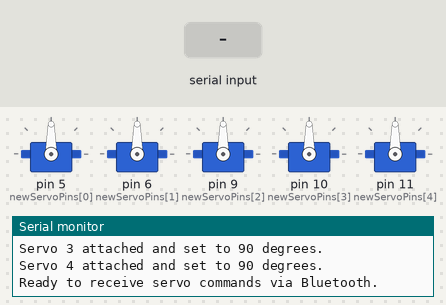
The program below on a simulated Arduino Uno, built with avr-gcc and run on an emulated ATmega328P. Shown: 5 × servo, the last lines printed to the serial monitor. The test bench sets the inputs (shaded band).

Above: at 1.4 s.
1.5 s: ",\n" received over the second serial link
At 2.2 s:
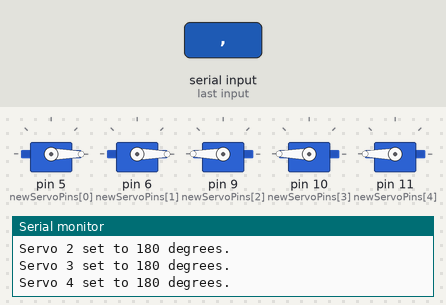
3.1 s: "90\n" received over the second serial link
At 4.3 s:
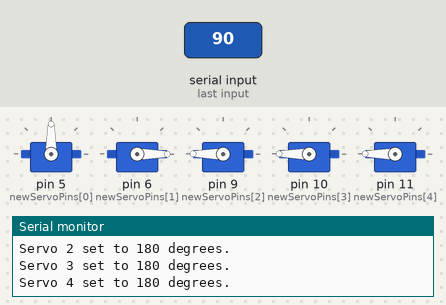
4.6 s: "1,90,45\n" received over the second serial link
At 5.1 s:
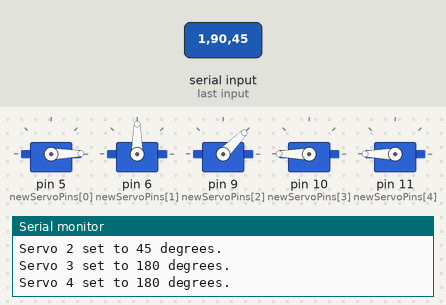
6.1 s: "90,45\n" received over the second serial link
At 7.3 s:
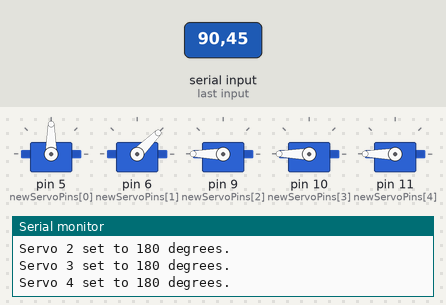
7.6 s: "30,150\n" received over the second serial link
At 8.0 s:
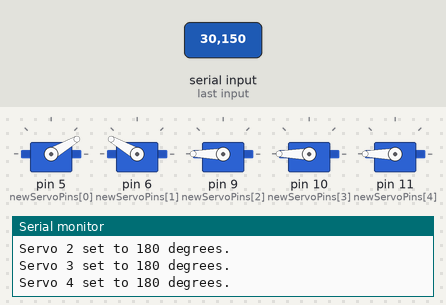
9.1 s: "5\n" received over the second serial link
At 10.3 s:
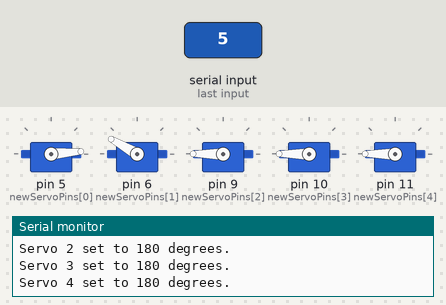
Timing chart, 0 to 11.6 s (numbered marks = the images above; inputs shaded):
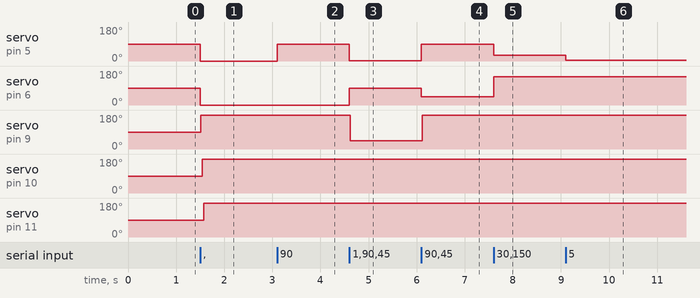

The program:

main.cpp
```cpp
#include <Servo.h>
#include <SoftwareSerial.h> // Include the SoftwareSerial library
#include <HardwareSerial.h>
#include <Arduino.h>

// --- HC-05 SoftwareSerial Pins ---
// Define RX and TX pins for SoftwareSerial.
// Choose any digital pins other than 0 (RX) and 1 (TX) which are used by hardware Serial.
// Common choices are pins 2 and 3, or 10 and 11, etc.
// IMPORTANT: Connect HC-05's TX to Arduino's RX_PIN (e.g., 2)
//            Connect HC-05's RX to Arduino's TX_PIN (e.g., 3) -- REMEMBER VOLTAGE DIVIDER FOR HC-05 RX!
const int HC05_RX_PIN = 2; // Arduino pin connected to HC-05 TX
const int HC05_TX_PIN = 3; // Arduino pin connected to HC-05 RX (via voltage divider)

SoftwareSerial bluetooth(HC05_RX_PIN, HC05_TX_PIN); // Create SoftwareSerial object

// --- Servo Configuration ---
const int NUM_SERVOS = 5;
Servo myServos[NUM_SERVOS];

// Assign PWM pins for each servo. These should be PWM capable pins (marked with ~ on Uno).
const int servoPins[NUM_SERVOS] = {3, 5, 6, 9, 10}; // Example PWM pins.
                                                   // Note: Pin 3 is used by SoftwareSerial TX here,
                                                   //       so if it's a PWM pin, it might conflict.
                                                   //       Let's adjust to avoid overlap if possible.
                                                   //       We'll change HC05_TX_PIN to 4.

/*
Let's re-evaluate the pins to avoid potential conflicts:
- Hardware Serial: Pins 0 (RX) and 1 (TX) - Used for USB communication/uploading.
- SoftwareSerial: HC05_RX_PIN (e.g., 2), HC05_TX_PIN (e.g., 4)
- Servos: PWM pins like 5, 6, 9, 10, 11
So, our chosen pins look good.
*/

// Updated HC-05 SoftwareSerial Pins to avoid conflicts if servo 3 was intended for PWM
const int New_HC05_RX_PIN = 2; // Arduino pin connected to HC-05 TX
const int New_HC05_TX_PIN = 4; // Arduino pin connected to HC-05 RX (via voltage divider)

SoftwareSerial newBluetooth(New_HC05_RX_PIN, New_HC05_TX_PIN); // Create SoftwareSerial object

// Updated Servo Pins after re-evaluation
const int newServoPins[NUM_SERVOS] = {5, 6, 9, 10, 11}; // Example PWM pins

void setup() {
  // Initialize hardware serial for debugging (to Serial Monitor)
  Serial.begin(9600);
  Serial.println("Arduino Initializing...");

  // Initialize SoftwareSerial for HC-05 communication
  newBluetooth.begin(9600); // HC-05 default baud rate is often 9600 or 38400
  newBluetooth.println("HC-05 Ready!");

  // Attach servos to their respective pins and set initial position
  for (int i = 0; i < NUM_SERVOS; i++) {
    myServos[i].attach(newServoPins[i]);
    myServos[i].write(90); // Initial position (center 90 degrees)
    Serial.print("Servo ");
    Serial.print(i);
    Serial.println(" attached and set to 90 degrees.");
  }

  Serial.println("Ready to receive servo commands via Bluetooth.");
}

void loop() {
  if (newBluetooth.available()) { // Check if data is available from HC-05
    String data = newBluetooth.readStringUntil('\n'); // Read until newline character
    data.trim(); // Remove any leading/trailing whitespace

    // Optional: Print received data to Serial Monitor for debugging
    Serial.print("Received data: \"");
    Serial.print(data);
    Serial.println("\"");

    int servoValues[NUM_SERVOS];
    int currentServo = 0;
    String currentNumber = "";

    // Parse the comma-separated values (CSV) string
    for (int i = 0; i < data.length(); i++) {
      char c = data.charAt(i);
      if (c == ',') {
        if (currentServo < NUM_SERVOS) {
          servoValues[currentServo] = currentNumber.toInt();
          currentServo++;
          currentNumber = "";
        }
      } else {
        currentNumber += c;
      }
    }
    // Add the last number after the loop
    if (currentServo < NUM_SERVOS) {
      servoValues[currentServo] = currentNumber.toInt();
    }

    // Write the received values to the servos
    for (int i = 0; i < NUM_SERVOS; i++) {
      // Basic bounds checking on Arduino side for robustness.
      // Python app should already send values within 0-180,
      // but this adds an extra layer of safety.
      int angle = constrain(servoValues[i], 0, 180);
      myServos[i].write(angle);
      Serial.print("Servo ");
      Serial.print(i);
      Serial.print(" set to ");
      Serial.print(angle);
      Serial.println(" degrees.");
    }
  }

  // You can add other Arduino logic here if needed
}
```

Measured:
- after the input at 1.5 s, servo on pin 5 (newServoPins[0]), servo on pin 6 (newServoPins[1]): 90° → 0° at once; servo on pin 9 (newServoPins[2]), servo on pin 10 (newServoPins[3]): 90° → 180° at once; servo on pin 11 (newServoPins[4]): 90° → 180° after 0.07 s
- after the input at 3.1 s, servo on pin 5 (newServoPins[0]): 0° → 90° at once
- after the input at 4.6 s, servo on pin 5 (newServoPins[0]): 90° → 1° at once; servo on pin 6 (newServoPins[1]): 0° → 90° at once; servo on pin 9 (newServoPins[2]): 180° → 45° at once
- after the input at 6.1 s, servo on pin 5 (newServoPins[0]): 1° → 90° at once; servo on pin 6 (newServoPins[1]): 90° → 45° at once; servo on pin 9 (newServoPins[2]): 45° → 180° at once
- after the input at 7.6 s, servo on pin 5 (newServoPins[0]): 90° → 30° at once; servo on pin 6 (newServoPins[1]): 45° → 150° at once
- after the input at 9.1 s, servo on pin 5 (newServoPins[0]): 30° → 5° at once
